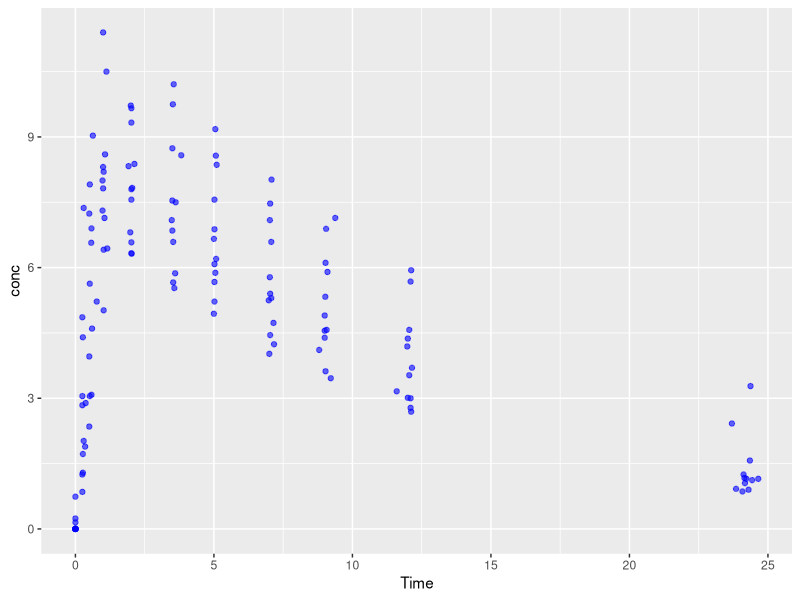
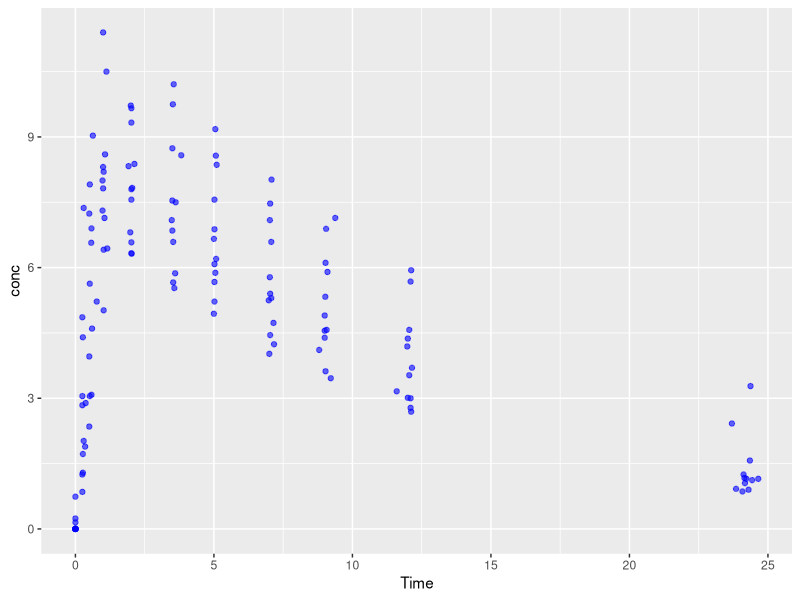

Write the R code that produced these figures, in order.
## ---- chunk 1
#| echo: fenced
#| eval: true
#| label: fig-pk
#| fig-width: 10
#| fig-cap: this is the caption
#| output-location: column-fragment

library(ggplot2)

pk.profile <- ggplot(Theoph, aes(x=Time, y=conc)) + 
    geom_point(color="blue", 
               alpha=0.6)

pk.profile
## ---- chunk 2
#| echo: fenced
#| eval: true
#| label: fig-pk
#| fig-width: 5
#| fig-cap: this is the caption
#| output-location: column-fragment

library(ggplot2)

PK_profile<-ggplot(Theoph, aes(x=Time, y=conc)) + 
    geom_point(color="blue", 
               alpha=0.6)

PK_profile
